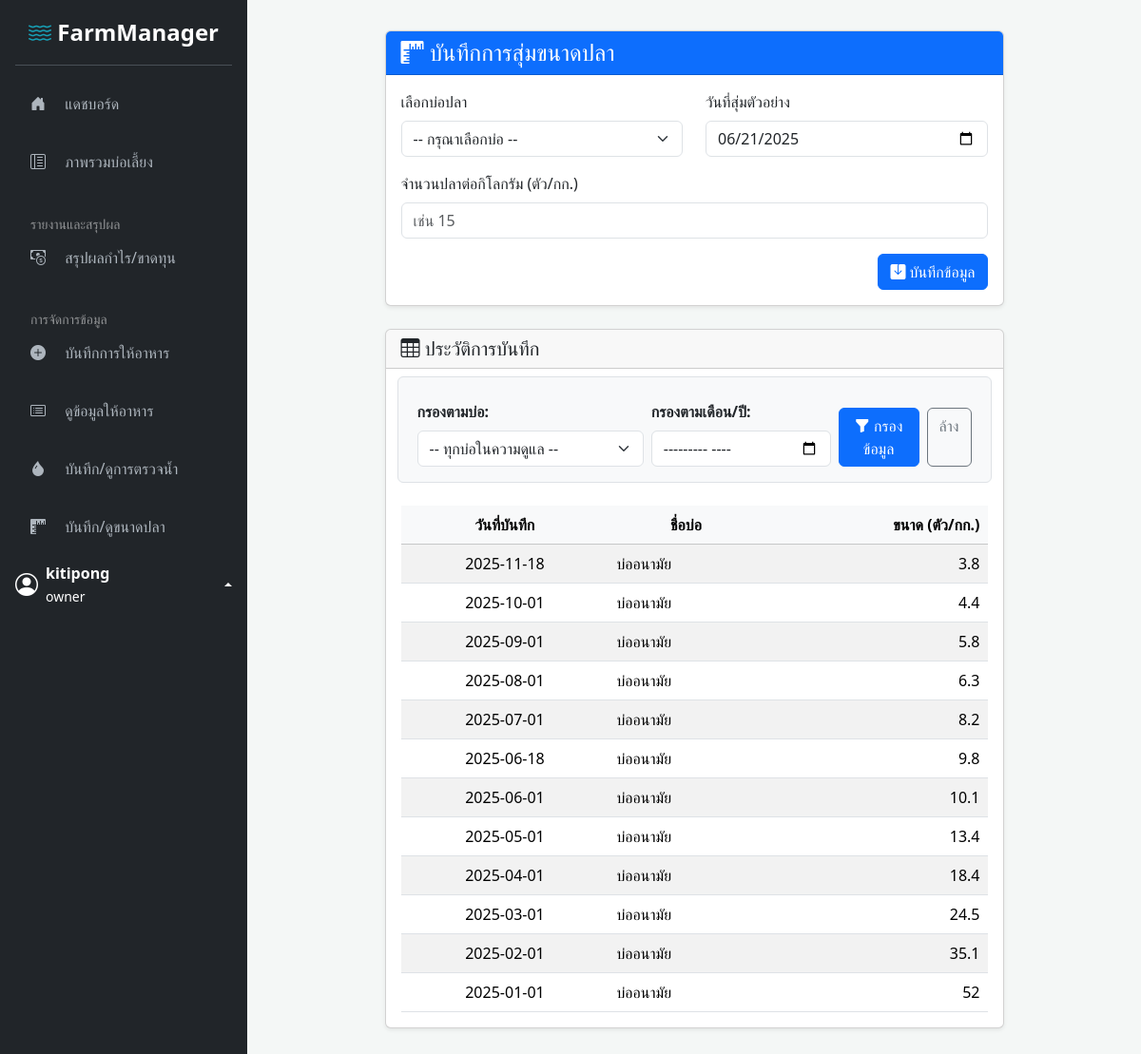
The page /add_fish_size.php (signed in) on the database as committed earlier.
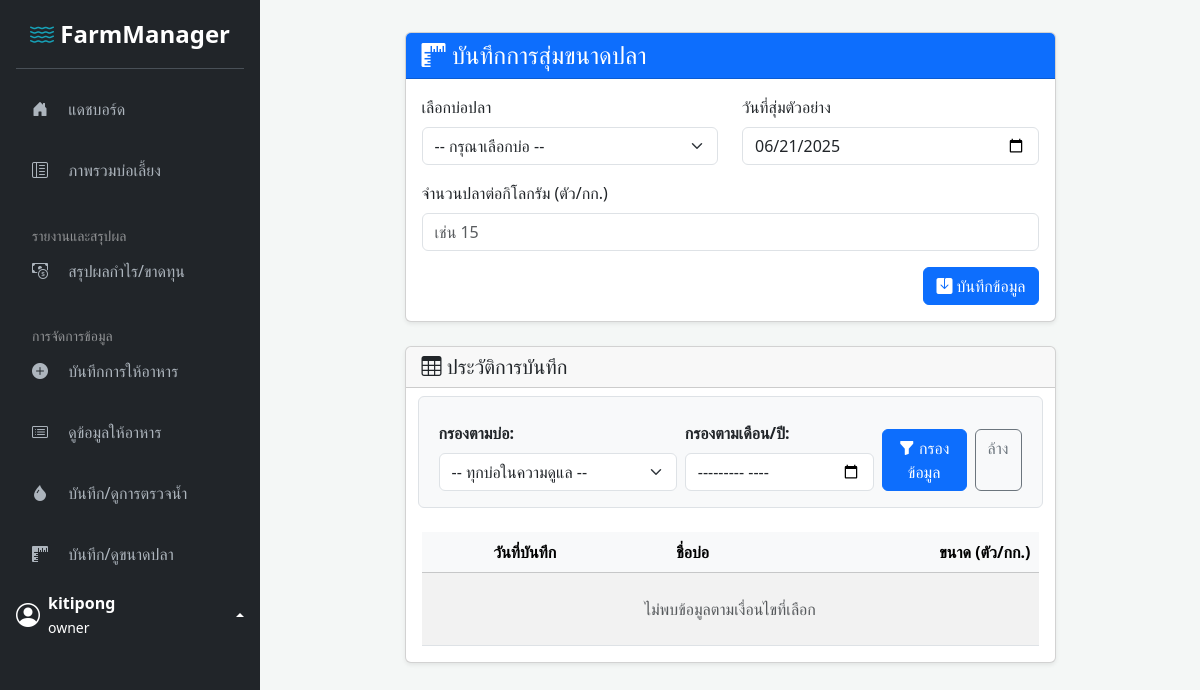
The same page on the database as committed later.
### tables this page shows
CREATE TABLE `fish_sizes` (
  `id` int(11) NOT NULL,
  `pond_id` int(11) NOT NULL,
  `record_date` date NOT NULL,
  `fish_count` float NOT NULL
);

CREATE TABLE `ponds` (
  `id` int(11) NOT NULL,
  `name` varchar(100) NOT NULL,
  `size_rai` float NOT NULL
);

### add_fish_size.php (the view, shortened to what the changed rows need)
<?php
include 'templates/sidebar_header.php';
$where_conditions = [];
$params = [];
if ($userRole === 'owner') {
    $owned_ponds = $_SESSION['owned_ponds'] ?? [];
    if (!empty($owned_ponds)) {
        $placeholders = implode(',', array_fill(0, count($owned_ponds), '?'));
        $where_conditions[] = "r.pond_id IN ($placeholders)";
        $params = array_merge($params, array_values($owned_ponds));
    } else {
        $where_conditions[] = "1=0";
    }
}
$where_sql = "";
if (!empty($where_conditions)) {
    $where_sql = "WHERE " . implode(" AND ", $where_conditions);
}
$sql_records = "
    SELECT r.*, p.name AS pond_name
    FROM fish_sizes r
    JOIN ponds p ON r.pond_id = p.id
    $where_sql
    ORDER BY r.record_date DESC, r.id DESC
";
$stmt_records = $conn->prepare($sql_records);
$stmt_records->execute($params);
$records = $stmt_records->fetchAll(PDO::FETCH_ASSOC);
?>
<div class="row justify-content-center">
    <div class="col-lg-10 col-xl-9">
        <div class="card shadow-sm">
            <div class="card-body">
                <div class="table-responsive">
                    <table class="table table-striped table-hover mb-0">
                        <thead class="table-light">
                            <tr class="text-center">
                                <th>วันที่บันทึก</th>
                                <th>ชื่อบ่อ</th>
                                <th class="text-end">ขนาด (ตัว/กก.)</th>
                            </tr>
                        </thead>
                        <tbody>
                            <?php if (count($records) > 0): ?>
                                <?php foreach ($records as $row): ?>
                                    <tr>
                                        <td class="text-center"><?= htmlspecialchars($row['record_date']) ?></td>
                                        <td><?= htmlspecialchars($row['pond_name']) ?></td>
                                        <td class="text-end"><?= htmlspecialchars($row['fish_count']) ?></td>
                                    </tr>
                                <?php endforeach; ?>
                            <?php else: ?>
                                <tr><td colspan="<?= $userRole === 'admin' ? '4' : '3' ?>" class="text-center text-muted p-4">ไม่พบข้อมูลตามเงื่อนไขที่เลือก</td></tr>
                            <?php endif; ?>
                        </tbody>
                    </table>
                </div>
            </div>
        </div>
    </div>
</div>
<?php
include 'templates/sidebar_footer.php';
?>

Rows that differ between the two databases and show on the page:
removed fish_sizes: record_date "2025-11-18", pond.name "บ่ออนามัย", fish_count "3.8"
removed fish_sizes: record_date "2025-10-01", pond.name "บ่ออนามัย", fish_count "4.4"
removed fish_sizes: record_date "2025-09-01", pond.name "บ่ออนามัย", fish_count "5.8"
removed fish_sizes: record_date "2025-08-01", pond.name "บ่ออนามัย", fish_count "6.3"
removed fish_sizes: record_date "2025-07-01", pond.name "บ่ออนามัย", fish_count "8.2"
removed fish_sizes: record_date "2025-06-18", pond.name "บ่ออนามัย", fish_count "9.8"
removed fish_sizes: record_date "2025-06-01", pond.name "บ่ออนามัย", fish_count "10.1"
removed fish_sizes: record_date "2025-05-01", pond.name "บ่ออนามัย", fish_count "13.4"
removed fish_sizes: record_date "2025-04-01", pond.name "บ่ออนามัย", fish_count "18.4"
removed fish_sizes: record_date "2025-03-01", pond.name "บ่ออนามัย", fish_count "24.5"
removed fish_sizes: record_date "2025-02-01", pond.name "บ่ออนามัย", fish_count "35.1"
removed fish_sizes: record_date "2025-01-01", pond.name "บ่ออนามัย", fish_count "52"
Other text that changed with them:
text now shown: "ไม่พบข้อมูลตามเงื่อนไขที่เลือก"
